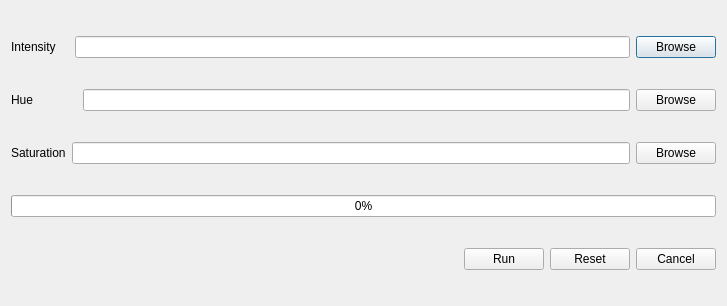
<?xml version="1.0" encoding="UTF-8"?>
<ui version="4.0">
 <class>IHSFusion</class>
 <widget class="QDialog" name="IHSFusion">
  <property name="geometry">
   <rect>
    <x>0</x>
    <y>0</y>
    <width>727</width>
    <height>306</height>
   </rect>
  </property>
  <property name="windowTitle">
   <string>IHS Image Fusion</string>
  </property>
  <layout class="QVBoxLayout" name="verticalLayout">
   <item>
    <layout class="QHBoxLayout" name="horizontalLayout3">
     <item>
      <widget class="QLabel" name="lblHH">
       <property name="text">
        <string>Intensity    </string>
       </property>
      </widget>
     </item>
     <item>
      <widget class="QLineEdit" name="txtHH"/>
     </item>
     <item>
      <widget class="QPushButton" name="btnBrowseHH">
       <property name="text">
        <string>Browse</string>
       </property>
      </widget>
     </item>
    </layout>
   </item>
   <item>
    <layout class="QHBoxLayout" name="horizontalLayout2">
     <item>
      <widget class="QLabel" name="lblNIR">
       <property name="text">
        <string>Hue             </string>
       </property>
      </widget>
     </item>
     <item>
      <widget class="QLineEdit" name="txtNIR"/>
     </item>
     <item>
      <widget class="QPushButton" name="btnBrowseNIR">
       <property name="text">
        <string>Browse</string>
       </property>
      </widget>
     </item>
    </layout>
   </item>
   <item>
    <layout class="QHBoxLayout" name="horizontalLayout1">
     <item>
      <widget class="QLabel" name="lblRED">
       <property name="text">
        <string>Saturation</string>
       </property>
      </widget>
     </item>
     <item>
      <widget class="QLineEdit" name="txtRED"/>
     </item>
     <item>
      <widget class="QPushButton" name="btnBrowseRED">
       <property name="text">
        <string>Browse</string>
       </property>
      </widget>
     </item>
    </layout>
   </item>
   <item>
    <widget class="QProgressBar" name="progressBar">
     <property name="value">
      <number>0</number>
     </property>
    </widget>
   </item>
   <item>
    <layout class="QHBoxLayout" name="horizontalLayout4">
     <item>
      <spacer name="horizontalSpacer">
       <property name="orientation">
        <enum>Qt::Horizontal</enum>
       </property>
       <property name="sizeHint" stdset="0">
        <size>
         <width>40</width>
         <height>20</height>
        </size>
       </property>
      </spacer>
     </item>
     <item>
      <widget class="QPushButton" name="btnRun">
       <property name="styleSheet">
        <string notr="true"/>
       </property>
       <property name="text">
        <string>Run</string>
       </property>
      </widget>
     </item>
     <item>
      <widget class="QPushButton" name="btnReset">
       <property name="text">
        <string>Reset</string>
       </property>
      </widget>
     </item>
     <item>
      <widget class="QPushButton" name="btnCancel">
       <property name="text">
        <string>Cancel</string>
       </property>
      </widget>
     </item>
    </layout>
   </item>
  </layout>
 </widget>
 <resources/>
 <connections/>
</ui>
